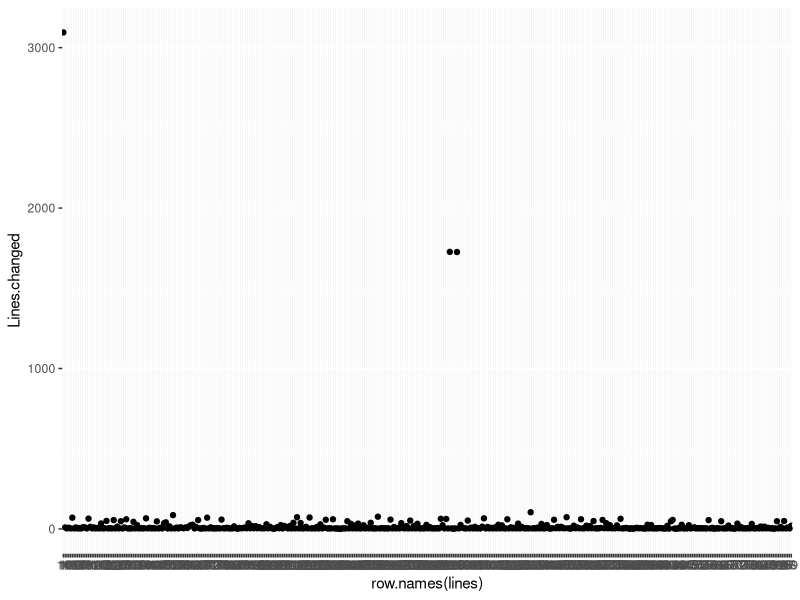
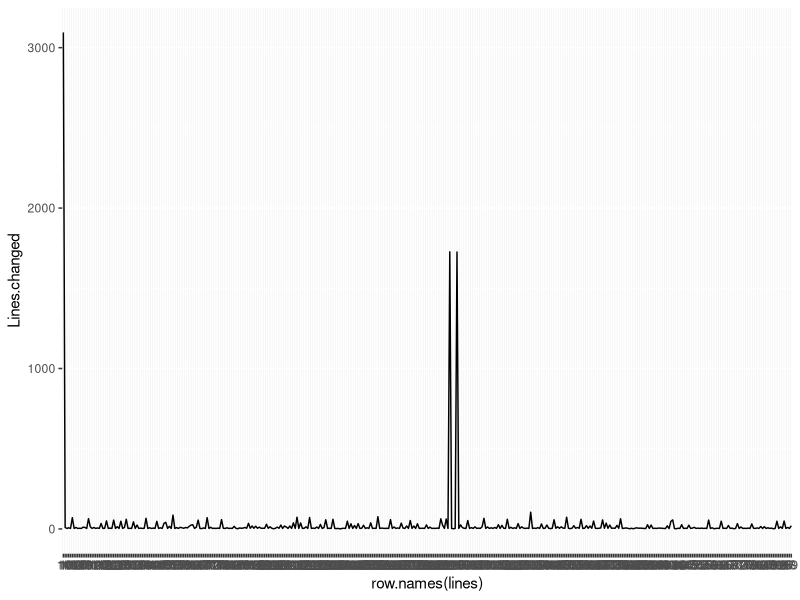
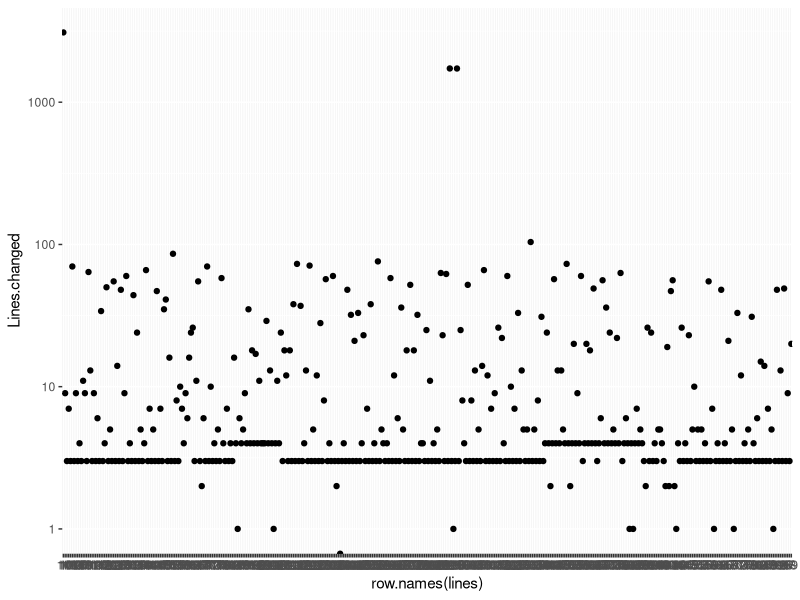
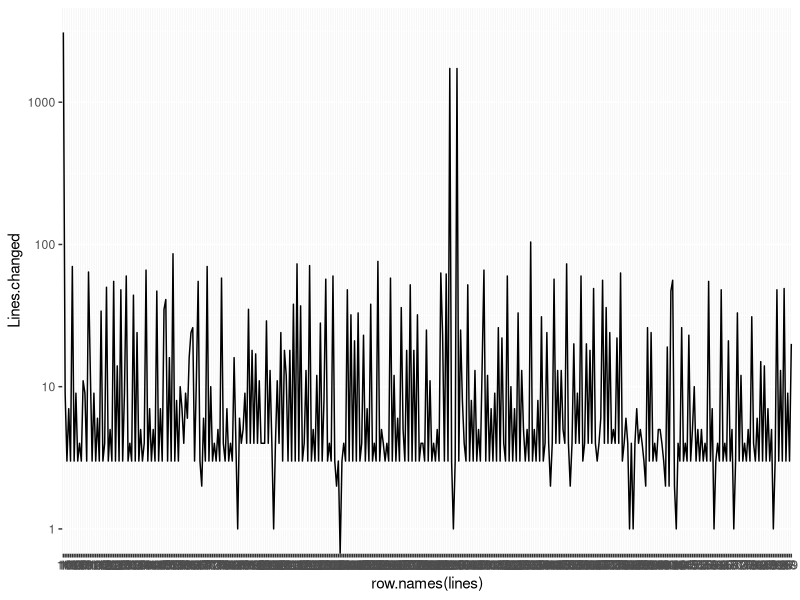
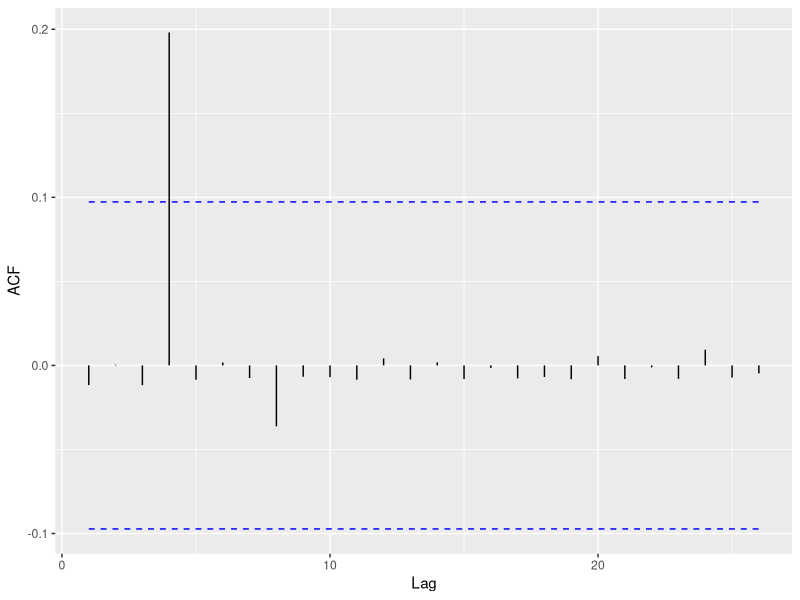
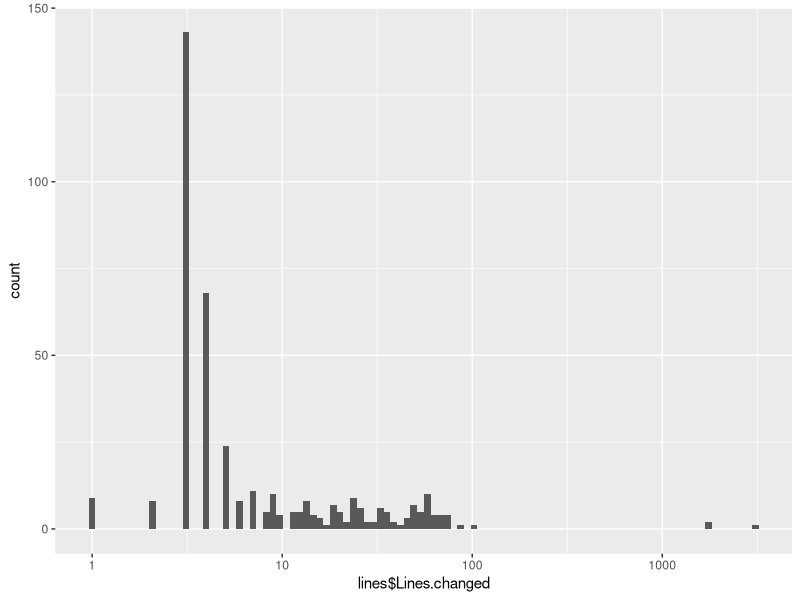
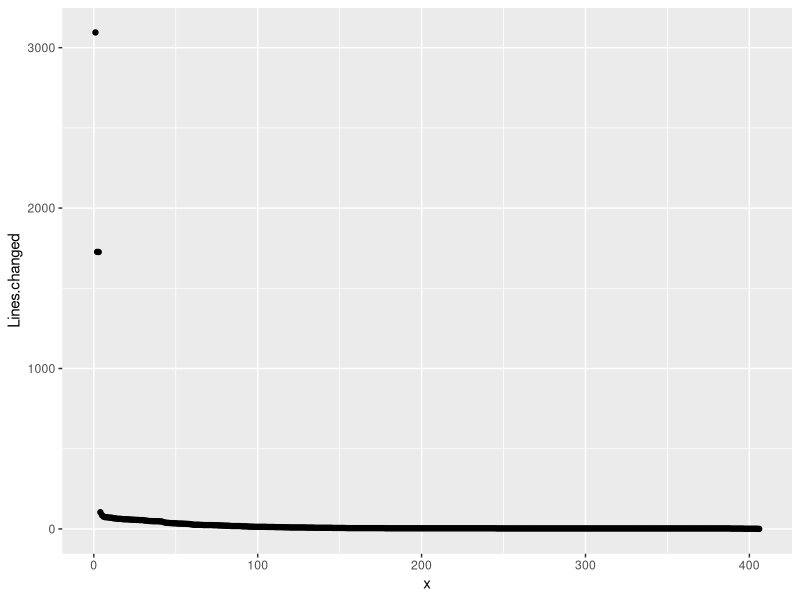
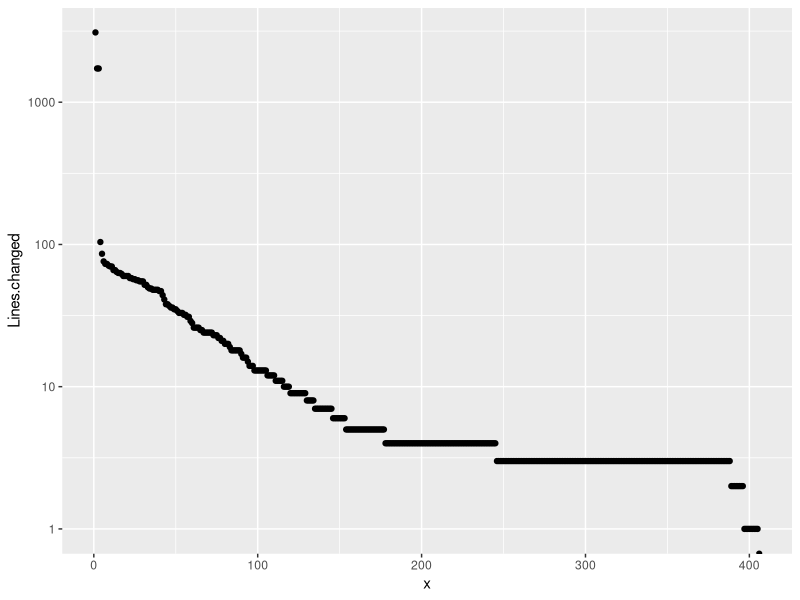

These figures' R source, in order:
library(ggplot2)
library("ggfortify")
lines <- read.csv("../data/lines_hoborg_text_text_md.csv")
summary(lines)
ggplot()+geom_point(data=lines,aes(x=row.names(lines),y=Lines.changed))
ggplot()+geom_line(data=lines,aes(x=row.names(lines),y=Lines.changed,group=1))
ggplot()+geom_point(data=lines,aes(x=row.names(lines),y=Lines.changed))+scale_y_log10()
ggplot()+geom_line(data=lines,aes(x=row.names(lines),y=Lines.changed,group=1))+scale_y_log10()
autoplot(pacf(lines$Lines.changed, plot=FALSE) )
ggplot(data=lines, aes(lines$Lines.changed)) + geom_histogram(bins=100)+scale_x_log10()
sorted.lines <- data.frame(x=1:length(lines$Lines.changed),Lines.changed=as.numeric(lines[order(-lines$Lines.changed),]))
ggplot()+geom_point(data=sorted.lines,aes(x=x,y=Lines.changed))
ggplot()+geom_point(data=sorted.lines,aes(x=x,y=Lines.changed))+scale_y_log10()
